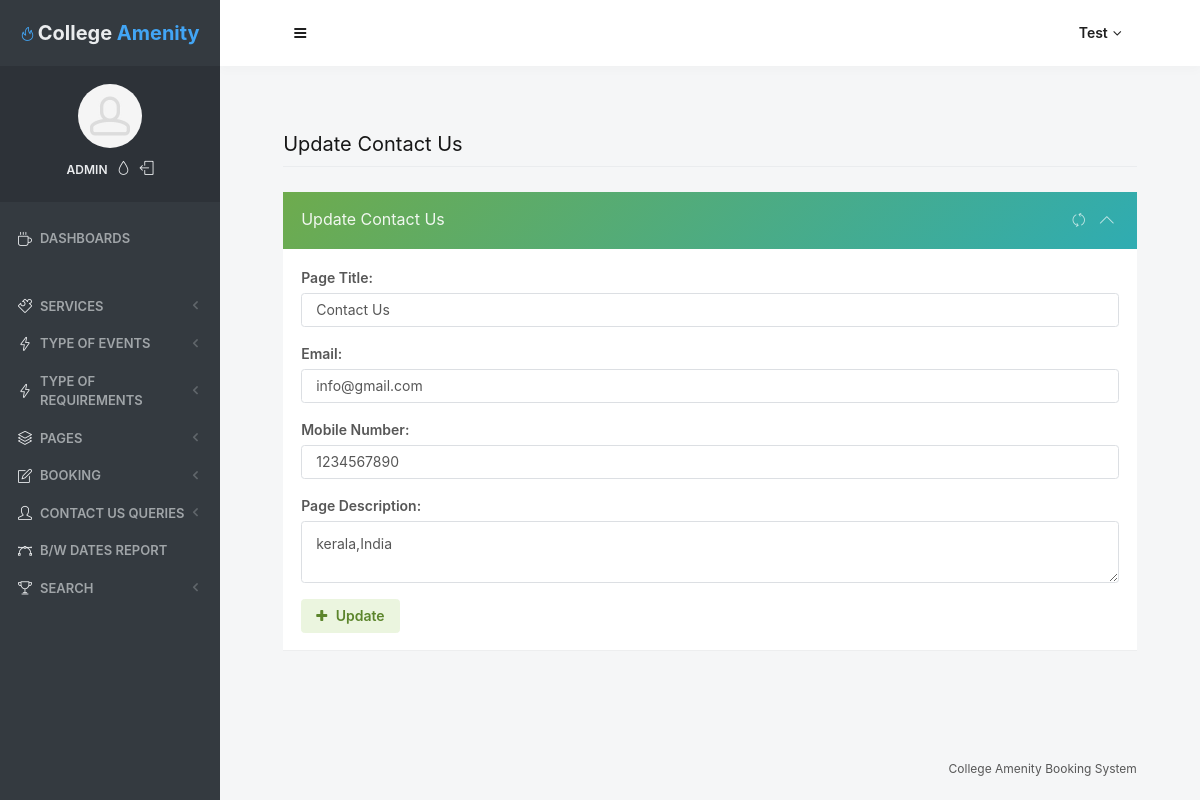
/admin/contactus.php (signed in), run on the app's committed database.
### tables this page shows
CREATE TABLE IF NOT EXISTS `tblpage` (
  `ID` int(10) NOT NULL AUTO_INCREMENT,
  `PageType` varchar(100) DEFAULT NULL,
  `PageTitle` mediumtext,
  `PageDescription` mediumtext,
  `Email` varchar(200) DEFAULT NULL,
  `MobileNumber` bigint(10) DEFAULT NULL,
  `UpdationDate` timestamp NULL DEFAULT NULL ON UPDATE CURRENT_TIMESTAMP,
  PRIMARY KEY (`ID`)
);

### admin/contactus.php (the view, shortened to what this page needs)
<?php
include('includes/dbconnection.php');
if (strlen($_SESSION['odmsaid']==0)) {
  header('location:logout.php');
  } else{
  ?>
<!doctype html>
 <html lang="en" class="no-focus">
    <head>
<link rel="stylesheet" id="css-main" href="assets/css/codebase.min.css">
</head>
    <body>
        <div id="page-container" class="sidebar-o sidebar-inverse side-scroll page-header-fixed main-content-narrow">
             <?php include_once('includes/sidebar.php');?>
          <?php include_once('includes/header.php');?>
            <main id="main-container">
                <div class="content">
                    <h2 class="content-heading">Update Contact Us</h2>
                    <div class="row">
                        <div class="col-md-12">
                            <div class="block block-themed">
                                <div class="block-header bg-gd-emerald">
                                    <h3 class="block-title">Update Contact Us</h3>
                                    <div class="block-options">
                                        <button type="button" class="btn-block-option" data-toggle="block-option" data-action="state_toggle" data-action-mode="demo">
                                            <i class="si si-refresh"></i>
                                        </button>
                                        <button type="button" class="btn-block-option" data-toggle="block-option" data-action="content_toggle"></button>
                                    </div>
                                </div>
                                <div class="block-content">
                                    <form method="post">
                                <?php
$sql="SELECT * from  tblpage where PageType='contactus'";
$query = $dbh -> prepare($sql);
$query->execute();
$results=$query->fetchAll(PDO::FETCH_OBJ);
$cnt=1;
if($query->rowCount() > 0)
{
foreach($results as $row)
{               ?>
                                        <div class="form-group row">
                                            <label class="col-12" for="register1-email">Page Title:</label>
                                            <div class="col-12">
                                                 <input type="text" name="pagetitle" id="pagetitle" required="true" value="<?php  echo $row->PageTitle;?>" class="form-control">
                                            </div>
                                        </div>
                                        <div class="form-group row">
                                            <label class="col-12" for="register1-email">Email:</label>
                                            <div class="col-12">
                                                 <input type="text" name="email" id="email" required="true" value="<?php  echo $row->Email;?>" class="form-control">
                                            </div>
                                        </div>
                                        <div class="form-group row">
                                            <label class="col-12" for="register1-email">Mobile Number:</label>
                                            <div class="col-12">
                                                <input type="text" name="mobnum" id="mobnum" required="true" value="<?php  echo $row->MobileNumber;?>" class="form-control" maxlength="10" pattern="[0-9]+">
                                            </div>
                                        </div>
                                        <div class="form-group row">
                                            <label class="col-12" for="register1-email">Page Description:</label>
                                            <div class="col-12">
                                                 <textarea type="text" name="pagedes" class="form-control" required='true'><?php  echo $row->PageDescription;?></textarea>
                                            </div>
                                        </div>
                                        <?php $cnt=$cnt+1;}} ?>
                                        <div class="form-group row">
                                            <div class="col-12">
                                                <button type="submit" class="btn btn-alt-success" name="submit">
                                                    <i class="fa fa-plus mr-5"></i> Update
                                                </button>
                                            </div>
                                        </div>
                                    </form>
                                </div>
                            </div>
                        </div>
                       </div>
                </div>
            </main>
          <?php include_once('includes/footer.php');?>
        </div>
    </body>
</html>
<?php }  ?>

### admin/includes/sidebar.php (shortened to what this page needs)
     <?php
include('includes/dbconnection.php');
if (strlen($_SESSION['odmsaid']==0)) {
  header('location:logout.php');
  } else{
  ?>
   <nav id="sidebar">
                <div id="sidebar-scroll">
                    <div class="sidebar-content">
                        <div class="content-header content-header-fullrow px-15">
                            <div class="content-header-section text-center align-parent sidebar-mini-hidden">
                                <div class="content-header-item">
                                    <a class="link-effect font-w700" href="dashboard.php">
                                        <i class="si si-fire text-primary"></i>
                                        <span class="font-size-xl text-dual-primary-dark"> College </span><span class="font-size-xl text-primary">Amenity</span>
                                    </a>
                                </div>
                            </div>
                        </div>
                        <div class="content-side content-side-full content-side-user px-10 align-parent">
                            <div class="sidebar-mini-hidden-b text-center">
                                <a class="img-link" href="be_pages_generic_profile.html">
                                    <img class="img-avatar" src="assets/img/avatars/avatar15.jpg" alt="">
                                </a>
                                <ul class="list-inline mt-10">
                                    <?php
$aid=$_SESSION['odmsaid'];
$sql="SELECT UserName from  tbladmin where ID=:aid";
$query = $dbh -> prepare($sql);
$query->bindParam(':aid',$aid,PDO::PARAM_STR);
$query->execute();
$results=$query->fetchAll(PDO::FETCH_OBJ);
$cnt=1;
if($query->rowCount() > 0)
{
foreach($results as $row)
{               ?>
                                    <li class="list-inline-item">
                                        <a class="link-effect text-dual-primary-dark font-size-xs font-w600 text-uppercase" href="admin-profile.php"><?php  echo $row->UserName;?></a>
                                    </li><?php $cnt=$cnt+1;}} ?>
                                    <li class="list-inline-item">
                                        <a class="link-effect text-dual-primary-dark" data-toggle="layout" data-action="sidebar_style_inverse_toggle" href="admin-profile.php">
                                            <i class="si si-drop"></i>
                                        </a>
                                    </li>
                                    <li class="list-inline-item">
                                        <a class="link-effect text-dual-primary-dark" href="logout.php">
                                            <i class="si si-logout"></i>
                                        </a>
                                    </li>
                                </ul>
                            </div>
                        </div>
                        <div class="content-side content-side-full">
                            <ul class="nav-main">
                                <li class="open">
                                    <a href="dashboard.php"><i class="si si-cup"></i><span class="sidebar-mini-hide">Dashboards</span></a>
                                </li>
                                <li class="nav-main-heading"><span class="sidebar-mini-visible">UI</span><span class="sidebar-mini-hidden"></span></li>
                                <li>
                                    <a class="nav-submenu" data-toggle="nav-submenu"><i class="si si-puzzle"></i><span class="sidebar-mini-hide"></span> Services</a>
                                </li>
                                <li>
                                    <a class="nav-submenu" data-toggle="nav-submenu" href="#"><i class="si si-energy"></i><span class="sidebar-mini-hide">Type of Events</span></a>
                                </li>
								<li>
                                    <a class="nav-submenu" data-toggle="nav-submenu" href="#"><i class="si si-energy"></i><span class="sidebar-mini-hide">Type of Requirements</span></a>
                                </li>
                                <li>
                                    <a class="nav-submenu" data-toggle="nav-submenu" href="#"><i class="si si-layers"></i><span class="sidebar-mini-hide">Pages</span></a>
                                </li>
                                <li>
                                    <a class="nav-submenu" data-toggle="nav-submenu" href="#"><i class="si si-note"></i><span class="sidebar-mini-hide">Booking</span></a>
                                </li>
                                <li>
                                    <a class="nav-submenu" data-toggle="nav-submenu" href="#"><i class="si si-user"></i><span class="sidebar-mini-hide">Contact Us Queries</span></a>
                                </li>
                                <li>
                                    <a  href="between-dates-report.php"><i class="si si-vector"></i><span class="sidebar-mini-hide">B/w Dates Report</span></a>
                                </li>
                                <li>
                                    <a class="nav-submenu" data-toggle="nav-submenu" href="#"><i class="si si-trophy"></i><span class="sidebar-mini-hide">Search</span></a>
                                </li>
                            </ul>
                        </div>
                    </div>
                </div>
            </nav>
           <?php }  ?>

### admin/includes/header.php (shortened to what this page needs)
   <?php
include('includes/dbconnection.php');
if (strlen($_SESSION['odmsaid']==0)) {
  header('location:logout.php');
  } else{
  ?>
            <header id="page-header">
                <div class="content-header">
                    <div class="content-header-section">
                        <button type="button" class="btn btn-circle btn-dual-secondary" data-toggle="layout" data-action="sidebar_toggle">
                            <i class="fa fa-navicon"></i>
                        </button>
                    </div>
                    <div class="content-header-section">
                        <div class="btn-group" role="group">
                            <?php
$aid=$_SESSION['odmsaid'];
$sql="SELECT AdminName from  tbladmin where ID=:aid";
$query = $dbh -> prepare($sql);
$query->bindParam(':aid',$aid,PDO::PARAM_STR);
$query->execute();
$results=$query->fetchAll(PDO::FETCH_OBJ);
$cnt=1;
if($query->rowCount() > 0)
{
foreach($results as $row)
{               ?>
                            <button type="button" class="btn btn-rounded btn-dual-secondary" id="page-header-user-dropdown" data-toggle="dropdown" aria-haspopup="true" aria-expanded="false">
                                <?php  echo $row->AdminName;?><i class="fa fa-angle-down ml-5"></i>
                            </button>
                            <?php $cnt=$cnt+1;}} ?>
                        </div>
                    </div>
                </div>
            </header>
            <?php }  ?>

### data on the page
tblpage: pagetitle "Contact Us", email "info@gmail.com", mobnum "1234567890", pagedes "kerala,India"

### other printed values
$row->UserName "ADMIN"
$row->AdminName "Test"
